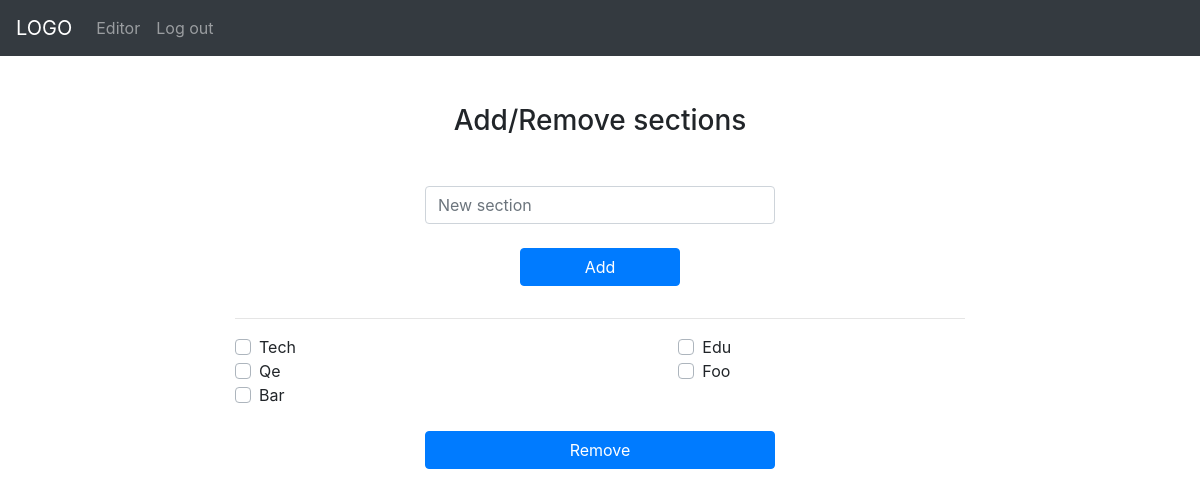
The app's page /editor/section (signed in), older data.
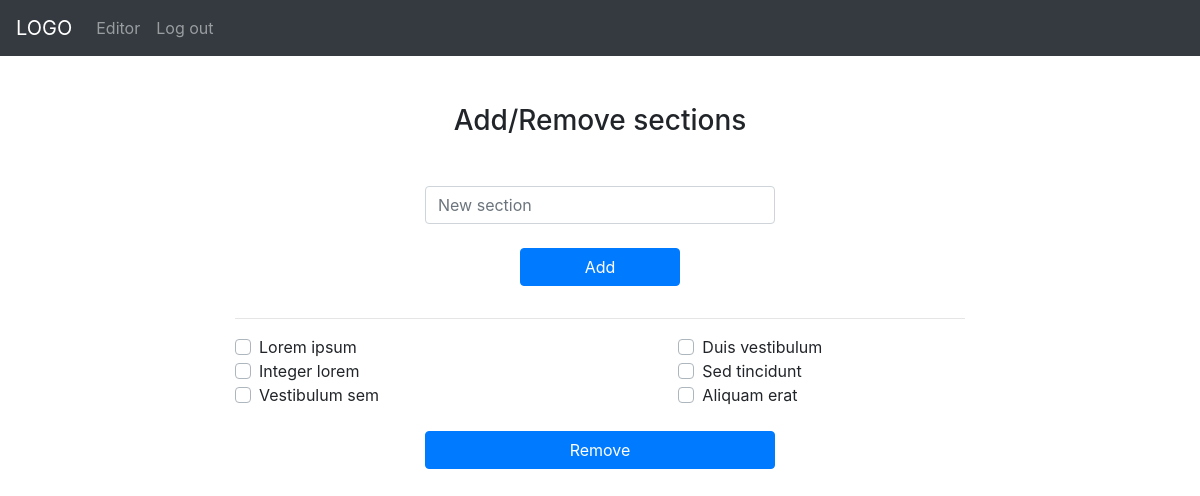
The same page, newer data.
### news/models.py (models this page shows)
class Section(models.Model):
    section = models.CharField(max_length=100, unique=True)
    order = models.IntegerField(default=0)

### news/views.py (the view)
# urls.py: path('editor/section', views.editorSection, name='editorSection'),
@require_http_methods(["GET"])
@login_required(login_url='news:editorLogin')
def editorSection(request):
    section = Section.objects.all()
    context = {
        'section': section,
    }
    return render(request, 'editor/section.html', context)

### news/templates/editor/section.html (shortened to what this page needs)
{% extends 'editor/layout.html' %}
{% block body %}
    <div class="container pt-5">
        <div class="row mb-3">
            <div class="col text-center">
                <h3>Add/Remove sections</h3>
            </div>
        </div>
        <div class="row my-3">
            <div class="col">
                <form action="{% url 'news:editorSectionAdd' %}" method="POST">
                    <div class="row my-4 justify-content-center">
                        <div class="col-11 col-md-7 col-lg-4">
                            <input type="text" class="form-control" placeholder="New section" name="sectionAdd" autocomplete="off">
                        </div>
                    </div>
                    <div class="row justify-content-center">
                        <div class="col-8 col-md-4 col-lg-2">
                            <button class="btn btn-primary btn-block" type="submit">Add</button>
                        </div>
                    </div>
                </form>
            </div>
        </div>
        <div class="row justify-content-center">
            <div class="col-md-8">
                <hr>
            </div>
        </div>
        {% if section %}
            <div class="row justify-content-center">
                <div class="col-10 col-md-8">
                    <form action="{% url 'news:editorSectionRemove' %}" method="POST">
                        <div class="row">
                            {% for s in section %}
                                <div class="col-10 col-md-5 {% if forloop.counter|divisibleby:'2' %}ml-md-auto{% else %}mr-md-auto{% endif %}">
                                    <div class="custom-control custom-checkbox">
                                        <label class="custom-control-label" for="section-{{ s.id }}">
                                            {{ s.section }}
                                        </label>
                                    </div>
                                </div>
                            {% endfor %}
                        </div>
                        <div class="row justify-content-center my-4">
                            <div class="col-8 col-md-7 col-lg-6 text-center">
                                <button class="btn btn-primary btn-block" type="submit">
                                    Remove
                                </button>
                            </div>
                        </div>
                    </form>
                </div>
            </div>
        {% else %}
            <div class="row">
                <div class="col text-center">
                    <h3>No section yet!</h3>
                </div>
            </div>
        {% endif %}
    </div>
{% endblock %}

Row changes from the older to the newer data that the page shows:
removed Section: section "Tech"
removed Section: section "Edu"
removed Section: section "Qe"
removed Section: section "Foo"
removed Section: section "Bar"
added Section: section "Lorem ipsum"
added Section: section "Duis vestibulum"
added Section: section "Integer lorem"
added Section: section "Sed tincidunt"
added Section: section "Vestibulum sem"
added Section: section "Aliquam erat"
